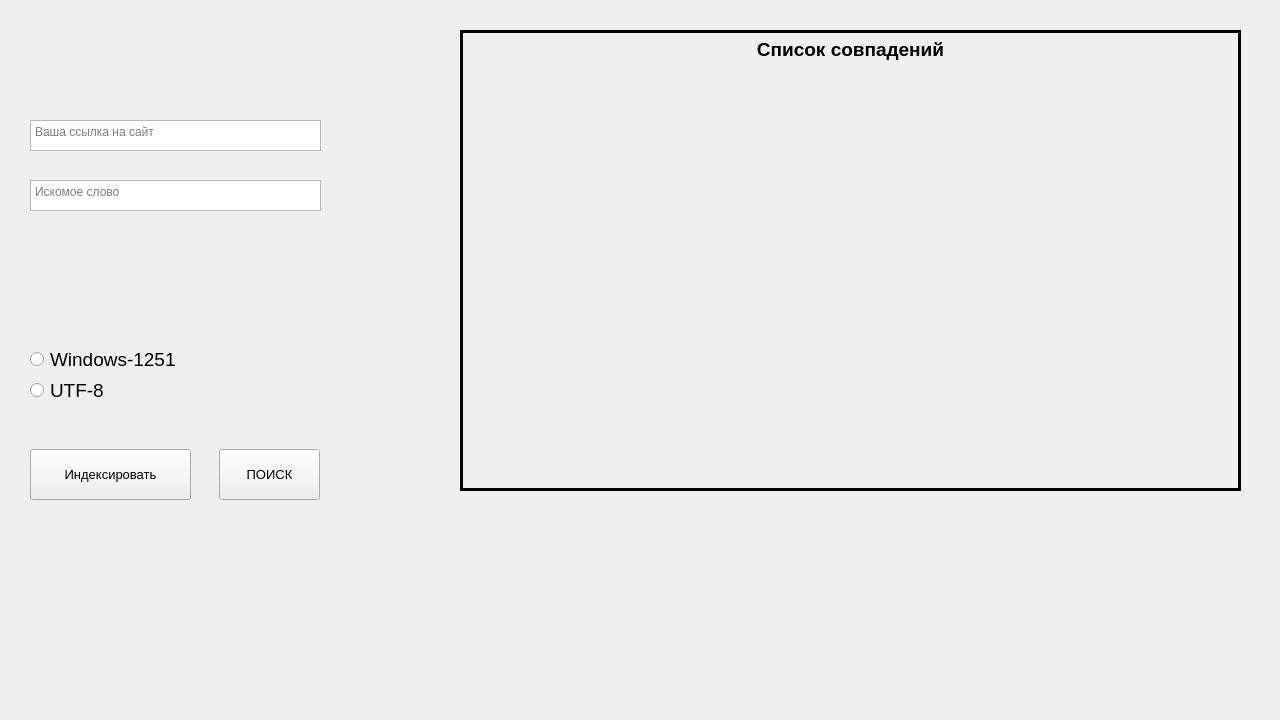
<?xml version="1.0" encoding="UTF-8"?>
<ui version="4.0">
 <class>MainWindow</class>
 <widget class="QMainWindow" name="MainWindow">
  <property name="enabled">
   <bool>true</bool>
  </property>
  <property name="geometry">
   <rect>
    <x>0</x>
    <y>0</y>
    <width>1280</width>
    <height>720</height>
   </rect>
  </property>
  <property name="windowTitle">
   <string>Алькена</string>
  </property>
  <widget class="QWidget" name="centralwidget">
   <widget class="QPushButton" name="index_text">
    <property name="enabled">
     <bool>true</bool>
    </property>
    <property name="geometry">
     <rect>
      <x>30</x>
      <y>449</y>
      <width>161</width>
      <height>51</height>
     </rect>
    </property>
    <property name="font">
     <font>
      <pointsize>10</pointsize>
     </font>
    </property>
    <property name="cursor">
     <cursorShape>PointingHandCursor</cursorShape>
    </property>
    <property name="styleSheet">
     <string notr="true"/>
    </property>
    <property name="text">
     <string>Индексировать</string>
    </property>
   </widget>
   <widget class="QPushButton" name="search_button">
    <property name="enabled">
     <bool>true</bool>
    </property>
    <property name="geometry">
     <rect>
      <x>219</x>
      <y>449</y>
      <width>101</width>
      <height>51</height>
     </rect>
    </property>
    <property name="font">
     <font>
      <pointsize>10</pointsize>
     </font>
    </property>
    <property name="cursor">
     <cursorShape>PointingHandCursor</cursorShape>
    </property>
    <property name="text">
     <string>ПОИСК</string>
    </property>
    <property name="checkable">
     <bool>false</bool>
    </property>
   </widget>
   <widget class="QLabel" name="label_text">
    <property name="geometry">
     <rect>
      <x>460</x>
      <y>30</y>
      <width>781</width>
      <height>461</height>
     </rect>
    </property>
    <property name="font">
     <font>
      <pointsize>14</pointsize>
      <weight>75</weight>
      <bold>true</bold>
     </font>
    </property>
    <property name="layoutDirection">
     <enum>Qt::LeftToRight</enum>
    </property>
    <property name="frameShape">
     <enum>QFrame::Box</enum>
    </property>
    <property name="lineWidth">
     <number>3</number>
    </property>
    <property name="text">
     <string>Список совпадений</string>
    </property>
    <property name="textFormat">
     <enum>Qt::PlainText</enum>
    </property>
    <property name="scaledContents">
     <bool>false</bool>
    </property>
    <property name="alignment">
     <set>Qt::AlignHCenter|Qt::AlignTop</set>
    </property>
    <property name="margin">
     <number>10</number>
    </property>
   </widget>
   <widget class="QRadioButton" name="utf_button">
    <property name="geometry">
     <rect>
      <x>30</x>
      <y>380</y>
      <width>151</width>
      <height>21</height>
     </rect>
    </property>
    <property name="font">
     <font>
      <pointsize>14</pointsize>
     </font>
    </property>
    <property name="text">
     <string>UTF-8</string>
    </property>
   </widget>
   <widget class="QRadioButton" name="win_button">
    <property name="geometry">
     <rect>
      <x>30</x>
      <y>349</y>
      <width>151</width>
      <height>21</height>
     </rect>
    </property>
    <property name="font">
     <font>
      <pointsize>14</pointsize>
     </font>
    </property>
    <property name="text">
     <string>Windows-1251</string>
    </property>
   </widget>
   <widget class="QPlainTextEdit" name="slovo_text">
    <property name="geometry">
     <rect>
      <x>30</x>
      <y>180</y>
      <width>291</width>
      <height>31</height>
     </rect>
    </property>
    <property name="placeholderText">
     <string>Искомое слово</string>
    </property>
   </widget>
   <widget class="QPlainTextEdit" name="url_site">
    <property name="geometry">
     <rect>
      <x>30</x>
      <y>120</y>
      <width>291</width>
      <height>31</height>
     </rect>
    </property>
    <property name="placeholderText">
     <string>Ваша ссылка на сайт</string>
    </property>
   </widget>
  </widget>
  <widget class="QMenuBar" name="menubar">
   <property name="geometry">
    <rect>
     <x>0</x>
     <y>0</y>
     <width>1280</width>
     <height>21</height>
    </rect>
   </property>
  </widget>
 </widget>
 <resources/>
 <connections/>
</ui>
